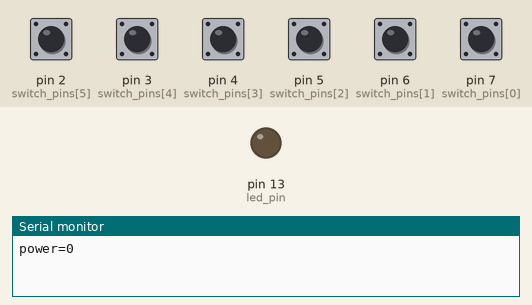
Simulated run of this sketch. Board: Arduino Uno, built with avr-gcc and run on an emulated ATmega328P. On the bench: output pins drawn as LEDs (lit = HIGH), the last lines printed to the serial monitor. Inputs (shaded band) come from the test bench; at power-on: pin 2 (switch_pins[5]), pin 3 (switch_pins[4]), pin 4 (switch_pins[3]), pin 5 (switch_pins[2]), pin 6 (switch_pins[1]), pin 7 (switch_pins[0]) HIGH.

Above: at 1.0 s.
At 3.0 s:
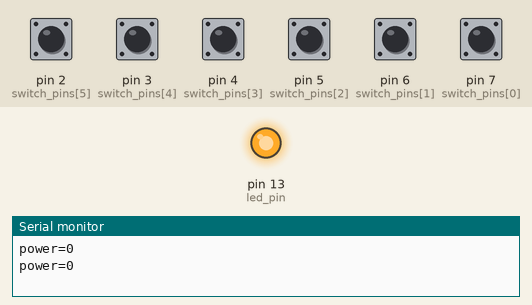
Timing chart, 0 to 5.2 s (numbered marks = the images above):
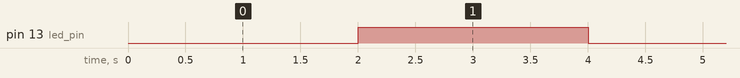

The sketch:

power_simulator.ino
```cpp
const int loop_time = 2000;

const int led_pin = 13;
boolean led_state = false;
const int switches = 6;
int switch_pins[switches] = {7,6,5,4,3,2};
int power_levels[switches] = {100,100,500,300,2000,1000};

//setup
void setup()
{
  Serial.begin(9600);
  pinMode(led_pin,OUTPUT);

  for( int i = 0; i < switches; i ++)
  {
    pinMode(switch_pins[i],INPUT);
    digitalWrite(switch_pins[i],HIGH);
  }
}

//loop
void loop()
{
  //blink led
  digitalWrite(led_pin,led_state);
  led_state = !led_state;

  int total_power = 0;

  //check switches
  for(int i = 0; i < switches; i ++)
  {
    //switch is on
    if(digitalRead(switch_pins[i])==LOW)
    {
      total_power += power_levels[i];
    }
  }

  //print the total power
  Serial.print("power=");
  Serial.println(total_power);

  //wait
  delay(loop_time);
}
```

Measured:
- by itself, pin 13 (led_pin): alternates HIGH for 2.0 s and LOW for 2.0 s
